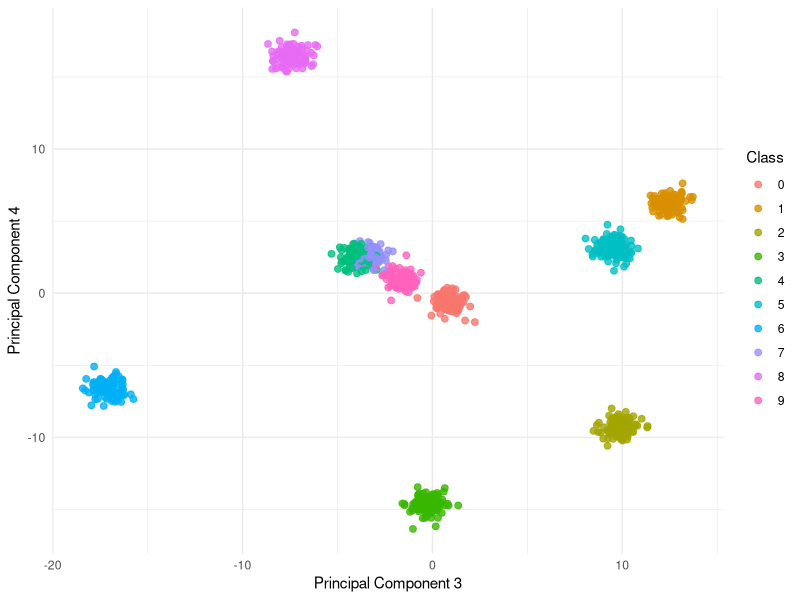
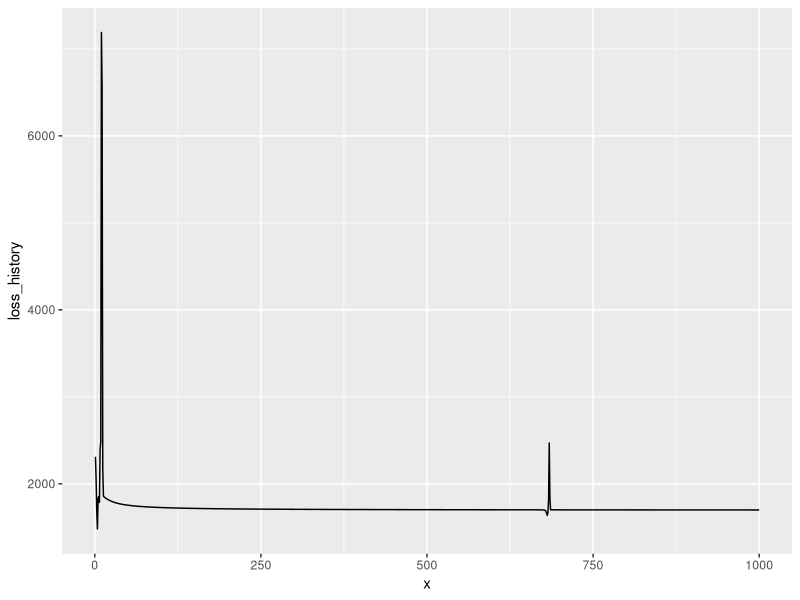

Source code (R) for these figures, in order:
## ---- chunk 1
library(tidyverse)

generate_synthetic_data <- function(n_samples = 1000, 
                                    input_dim = 10, 
                                    n_classes = 5, 
                                    noise_sd = 0.1) {

  
  # Step 1: Create class centroids (each is a 784-dim mean vector)
  centroids <- matrix(rnorm(n_classes * input_dim, mean = 0, sd = 1), 
                      nrow = n_classes, ncol = input_dim)
  
  # Storage for generated data
  X <- matrix(0, nrow = n_samples, ncol = input_dim)
  Y <- matrix(0, nrow = n_samples, ncol = n_classes)  # one-hot encoded
  
  for (i in 1:n_samples) {
    class <- sample(0:(n_classes - 1), 1)  # Random class label 0–9
    centroid <- centroids[class + 1, ]    # Get corresponding centroid
    
    # Generate input vector: add noise around centroid
    x_i <- centroid + rnorm(input_dim, mean = 0, sd = noise_sd)
    
    # Store input and one-hot label
    X[i, ] <- x_i
    Y[i, class + 1] <- 1
  }
  
  list(X = X, Y = Y)
}
## ---- chunk 2
k<-784

n<-1000

j<-10

synth<-generate_synthetic_data(n_samples=n,
                        input_dim=k,
                        n_classes=j,
                        noise_sd = .5)

## ---- chunk 3

X <- synth$X
Y <- synth$Y

labels <- apply(Y, 1, function(row) which(row == 1) - 1)

# Run PCA
pca_result <- prcomp(X, center = TRUE, scale. = TRUE)
pca_df <- as.data.frame(pca_result$x[, 3:4])  # Get first 2 principal components
colnames(pca_df) <- c("PC3", "PC4")
pca_df$class <- as.factor(labels)

# Scatter plot using ggplot2
ggplot(pca_df, aes(x = PC3, y = PC4, color = class)) +
  geom_point(alpha = 0.8, size = 2) +
  labs(
       x = "Principal Component 3",
       y = "Principal Component 4",
       color = "Class") +
  theme_minimal()
## ---- chunk 4
initialize_network <- function(input_dim = k, hidden_dim = 5, output_dim = j) {
  list(
    W1 = matrix(runif(hidden_dim * input_dim, -0.1, 0.1), nrow = hidden_dim),
    b1 = rep(0, hidden_dim),
    W2 = matrix(runif(output_dim * hidden_dim, -0.1, 0.1), nrow = output_dim),
    b2 = rep(0, output_dim)
  )
}
network<-initialize_network()
## ---- chunk 5

backprop_step <- function(X, Y, network, lr = 0.1) {
  # INPUTS:
  # x: input vector (numeric vector of length 784 for a 28x28 image)
  # y: one-hot encoded label vector (length 10; e.g., class 3 → c(0,0,1,0,...,0))
  # network: list of current weights and biases
  #   - W1: weight matrix (5 x 784), connects input to hidden layer
  #   - b1: bias vector (5 x 1), for hidden layer
  #   - W2: weight matrix (10 x 5), connects hidden layer to output layer
  #   - b2: bias vector (10 x 1), for output layer
  # lr: learning rate (scalar, step size for updating weights)

  n_samples<-nrow(X)
  
  # --- UNPACK WEIGHTS ---
  W1 <- network$W1  # (5 x 784)
  b1 <- network$b1  # (5 x 1)
  W2 <- network$W2  # (10 x 5)
  b2 <- network$b2  # (10 x 1)

  # --- FORWARD PASS ---

  # Step 1: Compute hidden layer linear combination
  Z1 <- X %*% t(W1) +matrix(rep(b1, each = n_samples), nrow = n_samples)

  
  # Step 2: Apply ReLU activation to hidden layer
  A1 <- pmax(0, Z1)    # a1: (5 x 1) = activated output from hidden layer

  A1<-matrix(A1,n_samples,5)
  
  # Step 3: Compute output layer linear combination
  Z2 <- A1 %*% t(W2) + matrix(rep(b2, each = n_samples), nrow = n_samples)

  # Step 5: Softmax to turn output into probabilities
softmax <- function(z) {
  exp_z <- exp(z - apply(z, 1, max))  # subtract row-wise max for stability
  exp_z / rowSums(exp_z)
}

  Y_hat <- softmax(Z2)  # Predicted probabilities for 10 classes

  # Step 6: Compute cross-entropy loss
  # Loss is a scalar: -log(probability of correct class)
  loss <- -sum(Y * log(Y_hat))  # scalar loss

  # --- BACKWARD PASS (Backpropagation) ---

  # Step 7: Derivative of loss w.r.t. a2 (after softmax)
  dZ2 <- (Y_hat - Y)/n_samples         # (10 x 1): error at output layer

  
  # Gradients for W2 and b2
  dW2 <- t(dZ2) %*% A1            # (10 x 5)
  db2 <- colSums(dZ2)             # (10)
  
  # Step 9: Backpropagate error to hidden layer
  dA1 <- dZ2%*% W2      # (5 x 1): error signal passed backward
  dZ1<-dA1
  # Step 10: ReLU derivative (zero out where z1 was ≤ 0)
  dZ1[Z1 <= 0] <- 0  

  # Step 11: Gradients for W1 and b1
  dW1 <- t(dZ1) %*% X      # (5 x 784): outer product of dz1 and input x
  db1 <- colSums(dZ1)              # (5 x 1): bias gradient is just the error

  # --- UPDATE WEIGHTS USING GRADIENT DESCENT ---

  # Adjust weights and biases in direction that reduces loss
  W1 <- W1 - (lr * dW1)      # (5 x 784): input-to-hidden weights
  b1 <- b1 - (lr * db1)      # (5 x 1): hidden biases
  W2 <- W2 - (lr * dW2)      # (10 x 5): hidden-to-output weights
  b2 <- b2 - (lr * db2)      # (10 x 1): output biases

  # --- RETURN UPDATED MODEL STATE ---
  list(
    network = list(
      W1 = W1,
      b1 = b1,
      W2 = W2,
      b2 = b2
    ),
    prediction = Y_hat,    # softmax probabilities (10 x 1)
    loss = loss            # scalar loss value
  )
}

## ---- chunk 6
updated<-backprop_step(X=synth$X,Y=synth$Y,network=network)
## ---- chunk 7
updated$loss
## ---- chunk 8
updated<-backprop_step(X=synth$X,Y=synth$Y,network=updated$network)
## ---- chunk 9
updated$loss
## ---- chunk 10

# Placeholder for loss tracking
loss_history <- numeric(100)

# Run for 100 iterations
for (i in 1:1000) {
  updated <- backprop_step(X = synth$X, Y = synth$Y, network = network, lr = 0.5)
  network <- updated$network  # update network in place
  loss_history[i] <- updated$loss
  
  if (i %% 10 == 0) {
    cat(sprintf("Iteration %d - Loss: %.4f\n", i, updated$loss))
  }
}
## ---- chunk 11
loss_history<-data.frame(loss_history,x=1:1000)
## ---- chunk 12
loss_history%>%
  ggplot(aes(x=x,y=loss_history))+
  geom_line()
